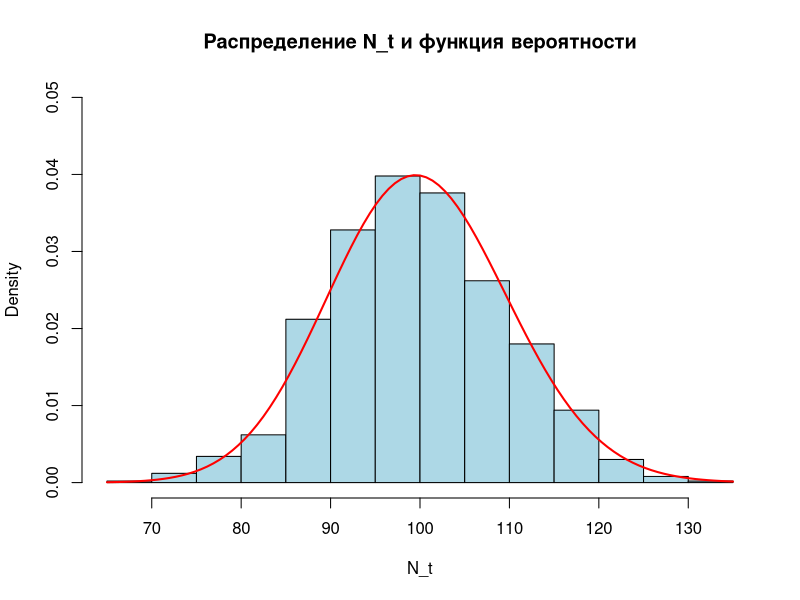

Here is the R script that generated this plot:
set.seed(123) # Фиксируем, для воспроизводимости

# Задание 1 ----

t <- 50 # Задаем время
lambda <- 2 # Параметр распределения
n <- 1000 # Количество реализаций

N_vals <- numeric(n) # Вектор для хранения значений N_t

for (j in 1:n) {
  time <- 0 # Общее время для текущей реализации
  count <- 0 # Счетчик страховых случаев
  
  while (time < t) { 
    time <- time + rexp(1, rate = lambda) # Добавляем интервал
    if (time < t) count <- count + 1 # Увеличиваем счетчик
  }
  
  N_vals[j] <- count # Записываем результат
}

# Задание 2 ----

# Построение гистограммы
hist(N_vals, breaks = 20, probability = TRUE, main = "Распределение N_t и функция вероятности", 
     xlab = "N_t", col = "lightblue", ylim = c(0, 0.05))

# Добавление графика функции вероятности пуассоновского распределения
curve(((lambda * t)^x / factorial(x)) * exp(-lambda * t), add = TRUE, col = "red", lwd = 2)
